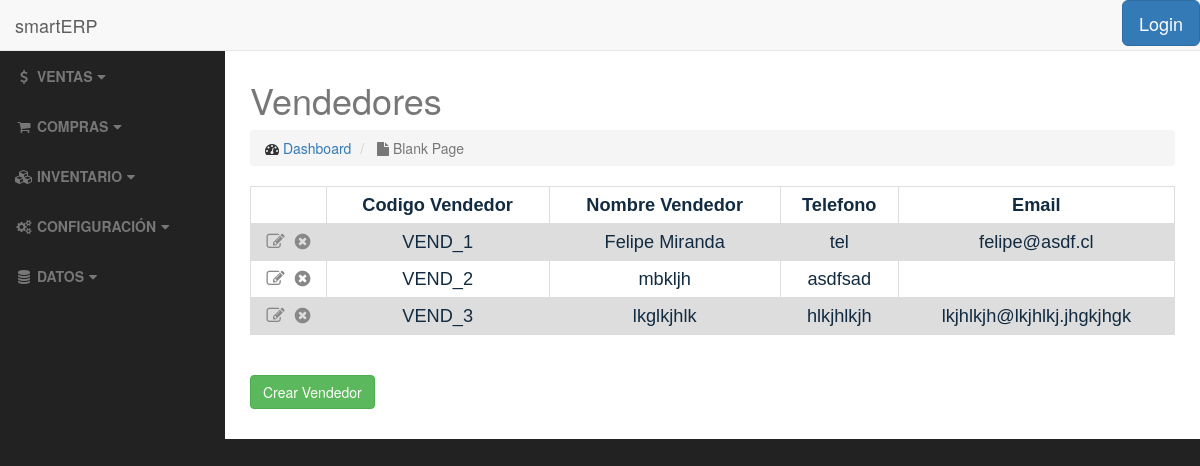
The page /sellers/ on the database its author committed.
### sellers/models.py (models this page shows, shortened)
class Seller(models.Model):
    seller_code = models.CharField(max_length=10, verbose_name="Codigo Vendedor", unique="True")
    seller_name = models.CharField(max_length=50, verbose_name="Nombre Vendedor")
    seller_address = models.CharField(max_length=100, blank=True, verbose_name="Direccion")
    seller_comuna = models.CharField(max_length=50, blank=True, verbose_name="Comuna")
    seller_ciudad = models.CharField(max_length=50, blank=True, verbose_name="Ciudad")
    seller_region = models.CharField(max_length=50, blank=True, verbose_name="Region")
    seller_tel = models.CharField(max_length=50, blank=True, verbose_name="Telefono")
    seller_email = models.EmailField(blank=True, verbose_name="Email")
    is_active = models.BooleanField(default=True, verbose_name="Activo")
    class Meta:
        ordering = ['seller_code']

### sellers/views.py (the view)
class SellerListView(ListView):
    template_name = 'sellers/seller_list.html'
    def get_queryset(self):
        return Seller.objects.all()

### sellers/templates/sellers/seller_list.html (shortened to what this page needs)
{% extends 'base.html' %}
<h2>{% block title %}Vendedores{% endblock %}</h2>
{% block body %}
    <table>
            {% if object_list %}
                <tr>
                    <th></th>
                    <th>Codigo Vendedor</th>
                    <th>Nombre Vendedor</th>
                    <th>Telefono</th>
                    <th>Email</th>
                </tr>
                    {% for seller in object_list %}
                        <tr>
                            <td>
                                <a href="{% url 'sellers:seller-update' seller.pk %}"><i class="fa fa-pencil-square-o" title="Editar"></i></a>&nbsp;
                                <a href="{% url 'sellers:seller-delete' seller.pk %}"><i class="fa fa-times-circle" title="Eliminar"></i></a>
                            </td>
                            <td>{{ seller.seller_code }}</td>
                            <td>{{ seller.seller_name }}</td>
                            <td>{{ seller.seller_tel }}</td>
                            <td>{{ seller.seller_email }}</td>
                        </tr>
                    {% endfor %}
            {% else %}
                <h3>No hay vendedores registrados</h3>
            {% endif %}
    </table>
    <br>
    <br>
    <a href="{% url 'sellers:seller-add' %}" class="btn btn-success">Crear Vendedor</a>
    <br>
    <br>
{% endblock %}

### static/css/sb-admin.css (style rules this page uses)
body { margin-top: 100px; background-color: #222; }
@media (min-width:768px) { body { margin-top: 50px; } }

### templates/base.html (style rules this page uses)
table { font-family: arial, sans-serif; border-collapse: collapse; width: 100%; margin-left: auto; margin-right: auto; }
td, th { border: 1px solid #dddddd; text-align: center; padding: 5px; font-size: 130%; color: #122b40; }
tr:nth-child(even) { background-color: #dddddd; }
.fa-pencil-square-o { color: #888888; }
.fa-times-circle { color: #888888; }

### rows shown on the page
Seller: seller_code "VEND_1", seller_name "Felipe Miranda", seller_tel "tel", seller_email "felipe@asdf.cl"
Seller: seller_code "VEND_2", seller_name "mbkljh", seller_tel "asdfsad"
Seller: seller_code "VEND_3", seller_name "lkglkjhlk", seller_tel "hlkjhlkjh", seller_email "lkjhlkjh@lkjhlkj.jhgkjhgk"
